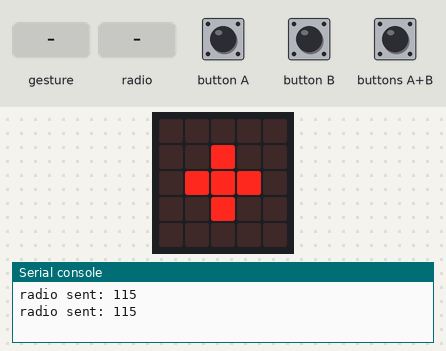
A program run on a simulated BBC micro:bit (MakeCode). Shown: the board's 5×5 LED display, the last lines printed to the serial console. Inputs (shaded band) come from the test bench. No radio messages arrive unless stated (any console line starting 'radio sent:' is added by the test bench); a tilt is held for 1.5 s and a shake lasts 1 s, then the board lies face up again.

Above: at 1.2 s.
1.3 s: gesture 'logo up'
At 2.6 s:
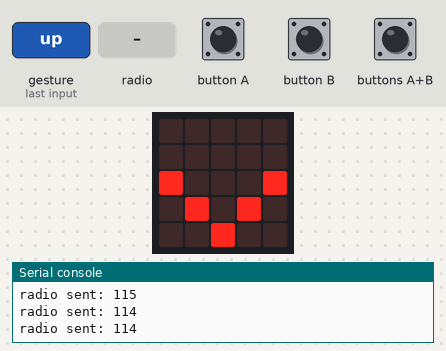
4.3 s: button A pressed for 0.15 s
At 4.57 s:
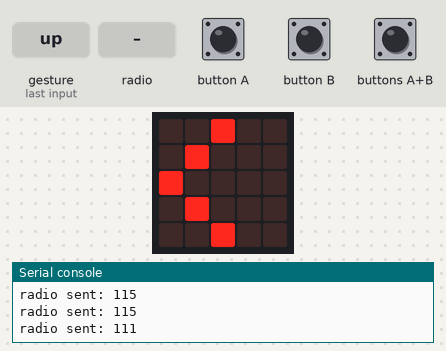
6.2 s: radio message "122" arrives
At 6.63 s:
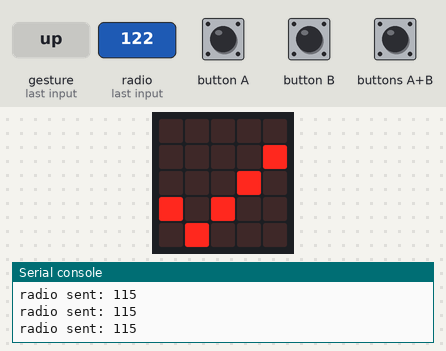
8.3 s: button B pressed for 1 s
At 9.3 s:
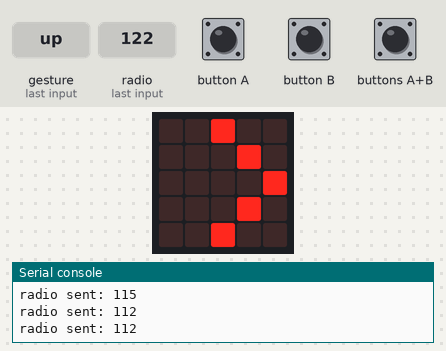
11.0 s: buttons A+B pressed for 1 s
At 12.0 s:
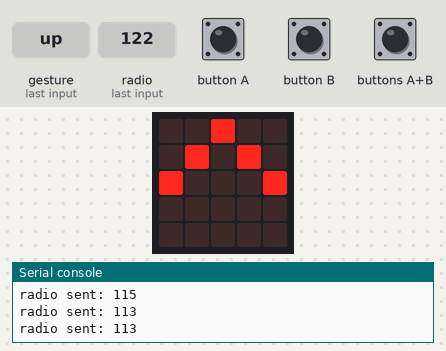
13.7 s: gesture 'shake'
At 14.6 s:
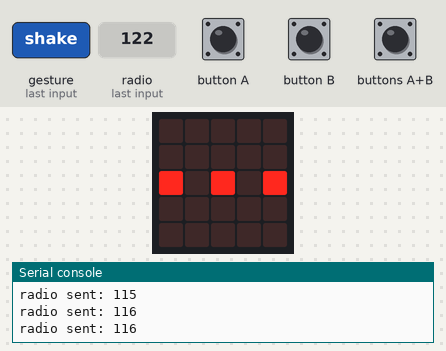
Timing chart, 0 to 16.7 s (numbered marks = the images above; inputs shaded):
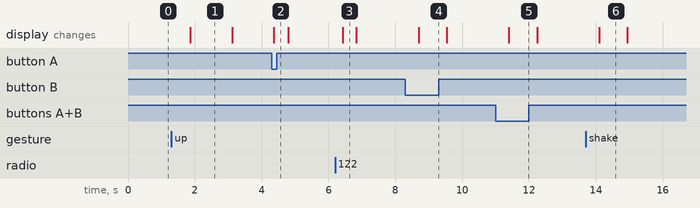

Measured:
- after the input at 1.3 s, the display: changes after 0.56 s (image 1)
- after the input at 4.3 s, the display: changes after 0.07 s (image 2)
- after the input at 6.2 s, the display: changes after 0.23 s (image 3)
- after the input at 8.3 s, the display: changes after 0.39 s (image 4)
- after the input at 11.0 s, the display: changes after 0.40 s (image 5)
- after the input at 13.7 s, the display: changes after 0.40 s (image 6)
- what the display in image 1 shows lasts 1.2 s, from 1.9 s to 3.1 s

The program:

main.ts
```typescript
radio.onReceivedNumber(function (receivedNumber) {
    if (receivedNumber == 122) {
        basic.showLeds(`
            . . . . .
            . . . . #
            . . . # .
            # . # . .
            . # . . .
            `)
    }
})
radio.setGroup(420)
radio.setTransmitPower(7)
basic.forever(function () {
    if (input.buttonIsPressed(Button.AB)) {
        radio.sendNumber(113)
        basic.showLeds(`
            . . # . .
            . # . # .
            # . . . #
            . . . . .
            . . . . .
            `)
    } else if (input.buttonIsPressed(Button.B)) {
        radio.sendNumber(112)
        basic.showLeds(`
            . . # . .
            . . . # .
            . . . . #
            . . . # .
            . . # . .
            `)
    } else if (input.buttonIsPressed(Button.A)) {
        radio.sendNumber(111)
        basic.showLeds(`
            . . # . .
            . # . . .
            # . . . .
            . # . . .
            . . # . .
            `)
    } else if (input.isGesture(Gesture.LogoUp)) {
        radio.sendNumber(114)
        basic.showLeds(`
            . . . . .
            . . . . .
            # . . . #
            . # . # .
            . . # . .
            `)
    } else if (input.isGesture(Gesture.Shake)) {
        radio.sendNumber(116)
        basic.showLeds(`
            . . . . .
            . . . . .
            # . # . #
            . . . . .
            . . . . .
            `)
    } else if (input.isGesture(Gesture.LogoDown)) {
        radio.setGroup(89)
        radio.sendNumber(117)
        basic.pause(1000)
        radio.setGroup(420)
    } else {
        radio.sendNumber(115)
        basic.showLeds(`
            . . . . .
            . . # . .
            . # # # .
            . . # . .
            . . . . .
            `)
        basic.pause(200)
    }
})
```

test.ts
```typescript
// tests gaan hier; deze zal niet worden gecompileerd wanneer dit pakket wordt gebruikt als extensie.
```
